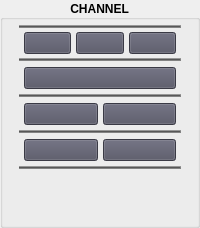
      <widget class="QGroupBox" name="grChanAttr">
       <property name="minimumSize">
        <size>
         <width>165</width>
         <height>0</height>
        </size>
       </property>
       <property name="maximumSize">
        <size>
         <width>16777215</width>
         <height>16777215</height>
        </size>
       </property>
       <property name="font">
        <font>
         <family>Arial</family>
         <pointsize>9</pointsize>
         <weight>75</weight>
         <bold>true</bold>
        </font>
       </property>
       <property name="title">
        <string> CHANNEL </string>
       </property>
       <property name="alignment">
        <set>Qt::AlignCenter</set>
       </property>
       <layout class="QHBoxLayout" name="horizontalLayout_7">
        <property name="topMargin">
         <number>0</number>
        </property>
        <item>
         <layout class="QVBoxLayout" name="vertLayChanAttr">
          <property name="spacing">
           <number>4</number>
          </property>
          <property name="leftMargin">
           <number>5</number>
          </property>
          <property name="topMargin">
           <number>5</number>
          </property>
          <property name="rightMargin">
           <number>5</number>
          </property>
          <property name="bottomMargin">
           <number>5</number>
          </property>
          <item>
           <widget class="Line" name="lineChannel_1">
            <property name="styleSheet">
             <string notr="true">background-color: rgb(131, 131, 131);</string>
            </property>
            <property name="frameShadow">
             <enum>QFrame::Raised</enum>
            </property>
            <property name="orientation">
             <enum>Qt::Horizontal</enum>
            </property>
           </widget>
          </item>
          <item>
           <layout class="QHBoxLayout" name="horLayChannel_1">
            <property name="spacing">
             <number>5</number>
            </property>
            <property name="leftMargin">
             <number>5</number>
            </property>
            <property name="topMargin">
             <number>0</number>
            </property>
            <property name="rightMargin">
             <number>5</number>
            </property>
            <property name="bottomMargin">
             <number>0</number>
            </property>
            <item>
             <widget class="QPushButton" name="btnLockUnlockAttr">
              <property name="minimumSize">
               <size>
                <width>0</width>
                <height>0</height>
               </size>
              </property>
              <property name="maximumSize">
               <size>
                <width>16777215</width>
                <height>16777215</height>
               </size>
              </property>
              <property name="baseSize">
               <size>
                <width>0</width>
                <height>0</height>
               </size>
              </property>
              <property name="toolTip">
               <string>&lt;html&gt;&lt;head/&gt;&lt;body&gt;&lt;p&gt;Lock/Unlock Attribute - Lock all attributes. If attrs locked, unlock action will be done&lt;/p&gt;&lt;/body&gt;&lt;/html&gt;</string>
              </property>
              <property name="layoutDirection">
               <enum>Qt::LeftToRight</enum>
              </property>
              <property name="styleSheet">
               <string notr="true">QWidget{
background-color: rgb(81, 81, 97);
selection-background-color: rgb(170, 255, 255);
color: rgb(0, 0, 0);
}

QPushButton:hover {background-color: rgb(60, 159, 209); }</string>
              </property>
              <property name="text">
               <string/>
              </property>
              <property name="icon">
               <iconset>
                <normaloff>../img/icons/btn_lock.png</normaloff>../img/icons/btn_lock.png</iconset>
              </property>
              <property name="iconSize">
               <size>
                <width>24</width>
                <height>24</height>
               </size>
              </property>
             </widget>
            </item>
            <item>
             <widget class="QPushButton" name="btnHideAttr">
              <property name="minimumSize">
               <size>
                <width>0</width>
                <height>0</height>
               </size>
              </property>
              <property name="maximumSize">
               <size>
                <width>16777215</width>
                <height>16777215</height>
               </size>
              </property>
              <property name="toolTip">
               <string>&lt;html&gt;&lt;head/&gt;&lt;body&gt;&lt;p&gt;&lt;span style=&quot; font-weight:600;&quot;&gt;Hide Attribute &lt;/span&gt;- Hide all attributes. If attrs hidden, visibility will be toggled on if action reinitialized&lt;/p&gt;&lt;/body&gt;&lt;/html&gt;</string>
              </property>
              <property name="styleSheet">
               <string notr="true">QWidget{
background-color: rgb(81, 81, 97);
selection-background-color: rgb(170, 255, 255);
color: rgb(0, 0, 0);
}

QPushButton:hover {background-color: rgb(60, 159, 209); }</string>
              </property>
              <property name="text">
               <string/>
              </property>
              <property name="icon">
               <iconset>
                <normaloff>../img/icons/btn_hide.png</normaloff>../img/icons/btn_hide.png</iconset>
              </property>
              <property name="iconSize">
               <size>
                <width>24</width>
                <height>24</height>
               </size>
              </property>
             </widget>
            </item>
            <item>
             <widget class="QPushButton" name="btnLockHideAttr">
              <property name="minimumSize">
               <size>
                <width>0</width>
                <height>0</height>
               </size>
              </property>
              <property name="maximumSize">
               <size>
                <width>16777215</width>
                <height>16777215</height>
               </size>
              </property>
              <property name="toolTip">
               <string>&lt;html&gt;&lt;head/&gt;&lt;body&gt;&lt;p&gt;&lt;span style=&quot; font-weight:600;&quot;&gt;Lock + Hide Attribute&lt;/span&gt; - Lock and hide all attributes. Toggles unlocked and unhideen if action reinitialized&lt;/p&gt;&lt;/body&gt;&lt;/html&gt;</string>
              </property>
              <property name="styleSheet">
               <string notr="true">QWidget{
background-color: rgb(81, 81, 97);
selection-background-color: rgb(170, 255, 255);
color: rgb(0, 0, 0);
}

QPushButton:hover {background-color: rgb(60, 159, 209); }</string>
              </property>
              <property name="text">
               <string/>
              </property>
              <property name="icon">
               <iconset>
                <normaloff>../img/icons/btn_lockHide.png</normaloff>../img/icons/btn_lockHide.png</iconset>
              </property>
              <property name="iconSize">
               <size>
                <width>24</width>
                <height>24</height>
               </size>
              </property>
             </widget>
            </item>
           </layout>
          </item>
          <item>
           <widget class="Line" name="lineChannel_2">
            <property name="styleSheet">
             <string notr="true">background-color: rgb(131, 131, 131);</string>
            </property>
            <property name="frameShadow">
             <enum>QFrame::Raised</enum>
            </property>
            <property name="orientation">
             <enum>Qt::Horizontal</enum>
            </property>
           </widget>
          </item>
          <item>
           <layout class="QHBoxLayout" name="horLayChannel_2">
            <property name="spacing">
             <number>5</number>
            </property>
            <property name="leftMargin">
             <number>5</number>
            </property>
            <property name="topMargin">
             <number>2</number>
            </property>
            <property name="rightMargin">
             <number>5</number>
            </property>
            <property name="bottomMargin">
             <number>1</number>
            </property>
            <item>
             <widget class="QPushButton" name="btnKeyUnkeyAttr">
              <property name="minimumSize">
               <size>
                <width>0</width>
                <height>0</height>
               </size>
              </property>
              <property name="maximumSize">
               <size>
                <width>16777215</width>
                <height>16777215</height>
               </size>
              </property>
              <property name="toolTip">
               <string>&lt;html&gt;&lt;head/&gt;&lt;body&gt;&lt;p&gt;&lt;span style=&quot; font-weight:600;&quot;&gt;Keyable/Unkeyable Attribute&lt;/span&gt; - Makes all attributes keyable. Toggles attributes unkeyable if action reinitialized&lt;/p&gt;&lt;/body&gt;&lt;/html&gt;</string>
              </property>
              <property name="styleSheet">
               <string notr="true">QWidget{
background-color: rgb(81, 81, 97);
selection-background-color: rgb(170, 255, 255);
color: rgb(0, 0, 0);
}

QPushButton:hover {background-color: rgb(60, 159, 209); }</string>
              </property>
              <property name="text">
               <string/>
              </property>
              <property name="icon">
               <iconset>
                <normaloff>../img/icons/btn_keyable.png</normaloff>../img/icons/btn_keyable.png</iconset>
              </property>
              <property name="iconSize">
               <size>
                <width>24</width>
                <height>24</height>
               </size>
              </property>
             </widget>
            </item>
           </layout>
          </item>
          <item>
           <widget class="Line" name="lineChannel_3">
            <property name="styleSheet">
             <string notr="true">background-color: rgb(131, 131, 131);</string>
            </property>
            <property name="frameShadow">
             <enum>QFrame::Raised</enum>
            </property>
            <property name="orientation">
             <enum>Qt::Horizontal</enum>
            </property>
           </widget>
          </item>
          <item>
           <layout class="QHBoxLayout" name="horLayChannel_3">
            <property name="spacing">
             <number>5</number>
            </property>
            <property name="leftMargin">
             <number>5</number>
            </property>
            <property name="topMargin">
             <number>2</number>
            </property>
            <property name="rightMargin">
             <number>5</number>
            </property>
            <property name="bottomMargin">
             <number>1</number>
            </property>
            <item>
             <widget class="QPushButton" name="btnMuteAttr">
              <property name="minimumSize">
               <size>
                <width>0</width>
                <height>0</height>
               </size>
              </property>
              <property name="maximumSize">
               <size>
                <width>16777215</width>
                <height>16777215</height>
               </size>
              </property>
              <property name="toolTip">
               <string>&lt;html&gt;&lt;head/&gt;&lt;body&gt;&lt;p&gt;&lt;span style=&quot; font-weight:600;&quot;&gt;Mute Attribute&lt;/span&gt; -Mutes keyed attributes&lt;/p&gt;&lt;/body&gt;&lt;/html&gt;</string>
              </property>
              <property name="styleSheet">
               <string notr="true">QWidget{
background-color: rgb(81, 81, 97);
selection-background-color: rgb(170, 255, 255);
color: rgb(0, 0, 0);
}

QPushButton:hover {background-color: rgb(60, 159, 209); }</string>
              </property>
              <property name="text">
               <string/>
              </property>
              <property name="icon">
               <iconset>
                <normaloff>../img/icons/btn_mute.png</normaloff>../img/icons/btn_mute.png</iconset>
              </property>
              <property name="iconSize">
               <size>
                <width>24</width>
                <height>24</height>
               </size>
              </property>
             </widget>
            </item>
            <item>
             <widget class="QPushButton" name="btnUnmuteAttr">
              <property name="minimumSize">
               <size>
                <width>0</width>
                <height>0</height>
               </size>
              </property>
              <property name="maximumSize">
               <size>
                <width>16777215</width>
                <height>16777215</height>
               </size>
              </property>
              <property name="toolTip">
               <string>&lt;html&gt;&lt;head/&gt;&lt;body&gt;&lt;p&gt;&lt;span style=&quot; font-weight:600;&quot;&gt;Unmute Attribute&lt;/span&gt; - Toggle muted attribute unmute. &lt;/p&gt;&lt;/body&gt;&lt;/html&gt;</string>
              </property>
              <property name="styleSheet">
               <string notr="true">QWidget{
background-color: rgb(81, 81, 97);
selection-background-color: rgb(170, 255, 255);
color: rgb(0, 0, 0);
}

QPushButton:hover {background-color: rgb(60, 159, 209); }</string>
              </property>
              <property name="text">
               <string/>
              </property>
              <property name="icon">
               <iconset>
                <normaloff>../img/icons/btn_unmute.png</normaloff>../img/icons/btn_unmute.png</iconset>
              </property>
              <property name="iconSize">
               <size>
                <width>24</width>
                <height>24</height>
               </size>
              </property>
             </widget>
            </item>
           </layout>
          </item>
          <item>
           <widget class="Line" name="lineChannel_4">
            <property name="styleSheet">
             <string notr="true">background-color: rgb(131, 131, 131);</string>
            </property>
            <property name="frameShadow">
             <enum>QFrame::Raised</enum>
            </property>
            <property name="orientation">
             <enum>Qt::Horizontal</enum>
            </property>
           </widget>
          </item>
          <item>
           <layout class="QHBoxLayout" name="horizontalLayout_8">
            <property name="spacing">
             <number>5</number>
            </property>
            <property name="leftMargin">
             <number>5</number>
            </property>
            <property name="topMargin">
             <number>2</number>
            </property>
            <property name="rightMargin">
             <number>5</number>
            </property>
            <property name="bottomMargin">
             <number>1</number>
            </property>
            <item>
             <widget class="QPushButton" name="btnReorderUp">
              <property name="minimumSize">
               <size>
                <width>0</width>
                <height>0</height>
               </size>
              </property>
              <property name="maximumSize">
               <size>
                <width>16777215</width>
                <height>16777215</height>
               </size>
              </property>
              <property name="toolTip">
               <string>&lt;html&gt;&lt;head/&gt;&lt;body&gt;&lt;p&gt;&lt;span style=&quot; font-weight:600;&quot;&gt;Reorder Up&lt;/span&gt; - Resort custom attribute(s) up &lt;/p&gt;&lt;/body&gt;&lt;/html&gt;</string>
              </property>
              <property name="styleSheet">
               <string notr="true">QWidget{
background-color: rgb(81, 81, 97);
selection-background-color: rgb(170, 255, 255);
color: rgb(0, 0, 0);
}

QPushButton:hover {background-color: rgb(60, 159, 209); }</string>
              </property>
              <property name="text">
               <string/>
              </property>
              <property name="icon">
               <iconset>
                <normaloff>../img/icons/btn_up.png</normaloff>../img/icons/btn_up.png</iconset>
              </property>
              <property name="iconSize">
               <size>
                <width>24</width>
                <height>24</height>
               </size>
              </property>
             </widget>
            </item>
            <item>
             <widget class="QPushButton" name="btnReorderDown">
              <property name="minimumSize">
               <size>
                <width>0</width>
                <height>0</height>
               </size>
              </property>
              <property name="maximumSize">
               <size>
                <width>16777215</width>
                <height>16777215</height>
               </size>
              </property>
              <property name="toolTip">
               <string>&lt;html&gt;&lt;head/&gt;&lt;body&gt;&lt;p&gt;&lt;span style=&quot; font-weight:600;&quot;&gt;Reorder Down&lt;/span&gt; - Resort custom attribute(s) down &lt;/p&gt;&lt;/body&gt;&lt;/html&gt;</string>
              </property>
              <property name="styleSheet">
               <string notr="true">QWidget{
background-color: rgb(81, 81, 97);
selection-background-color: rgb(170, 255, 255);
color: rgb(0, 0, 0);
}

QPushButton:hover {background-color: rgb(60, 159, 209); }</string>
              </property>
              <property name="text">
               <string/>
              </property>
              <property name="icon">
               <iconset>
                <normaloff>../img/icons/btn_down.png</normaloff>../img/icons/btn_down.png</iconset>
              </property>
              <property name="iconSize">
               <size>
                <width>24</width>
                <height>24</height>
               </size>
              </property>
             </widget>
            </item>
           </layout>
          </item>
          <item>
           <widget class="Line" name="lineChannel_5">
            <property name="styleSheet">
             <string notr="true">background-color: rgb(131, 131, 131);</string>
            </property>
            <property name="frameShadow">
             <enum>QFrame::Raised</enum>
            </property>
            <property name="orientation">
             <enum>Qt::Horizontal</enum>
            </property>
           </widget>
          </item>
          <item>
           <spacer name="vertSpaceChan">
            <property name="orientation">
             <enum>Qt::Vertical</enum>
            </property>
            <property name="sizeHint" stdset="0">
             <size>
              <width>20</width>
              <height>40</height>
             </size>
            </property>
           </spacer>
          </item>
         </layout>
        </item>
       </layout>
      </widget>
